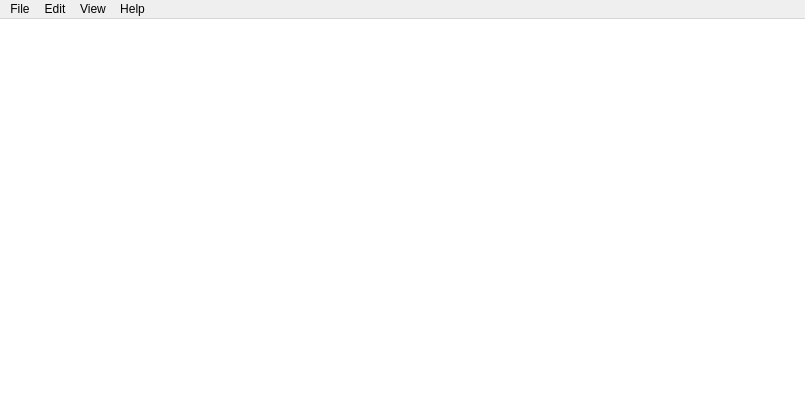
<?xml version="1.0" encoding="UTF-8"?>
<ui version="4.0">
 <class>MainWindow</class>
 <widget class="QMainWindow" name="MainWindow">
  <property name="geometry">
   <rect>
    <x>0</x>
    <y>0</y>
    <width>805</width>
    <height>418</height>
   </rect>
  </property>
  <property name="sizePolicy">
   <sizepolicy hsizetype="Preferred" vsizetype="Preferred">
    <horstretch>0</horstretch>
    <verstretch>0</verstretch>
   </sizepolicy>
  </property>
  <property name="windowTitle">
   <string>Notepad</string>
  </property>
  <property name="windowOpacity">
   <double>1.000000000000000</double>
  </property>
  <property name="autoFillBackground">
   <bool>false</bool>
  </property>
  <property name="styleSheet">
   <string notr="true">QMainWindow{
	background: white;
	padding: 0px;
}</string>
  </property>
  <widget class="QWidget" name="centralwidget">
   <widget class="QTextEdit" name="textEdit">
    <property name="geometry">
     <rect>
      <x>9</x>
      <y>9</y>
      <width>256</width>
      <height>192</height>
     </rect>
    </property>
    <property name="frameShape">
     <enum>QFrame::NoFrame</enum>
    </property>
    <property name="horizontalScrollBarPolicy">
     <enum>Qt::ScrollBarAlwaysOff</enum>
    </property>
   </widget>
  </widget>
  <widget class="QMenuBar" name="menubar">
   <property name="geometry">
    <rect>
     <x>0</x>
     <y>0</y>
     <width>805</width>
     <height>22</height>
    </rect>
   </property>
   <widget class="QMenu" name="menuFile">
    <property name="title">
     <string>File</string>
    </property>
    <addaction name="actionNew"/>
    <addaction name="actionOpen"/>
    <addaction name="actionSave_As"/>
    <addaction name="actionSave"/>
    <addaction name="actionPrint"/>
    <addaction name="actionExit"/>
   </widget>
   <widget class="QMenu" name="menuEdit">
    <property name="title">
     <string>Edit</string>
    </property>
    <addaction name="actionCut"/>
    <addaction name="actionCopy"/>
    <addaction name="actionPaste"/>
    <addaction name="actionUndo"/>
    <addaction name="actionRedo"/>
   </widget>
   <widget class="QMenu" name="menuHelp">
    <property name="title">
     <string>Help</string>
    </property>
    <addaction name="actionAbout"/>
   </widget>
   <widget class="QMenu" name="menuView">
    <property name="title">
     <string>View</string>
    </property>
    <addaction name="actionFont"/>
    <addaction name="actionColor"/>
   </widget>
   <addaction name="menuFile"/>
   <addaction name="menuEdit"/>
   <addaction name="menuView"/>
   <addaction name="menuHelp"/>
  </widget>
  <action name="actionOpen">
   <property name="text">
    <string>Open</string>
   </property>
   <property name="shortcut">
    <string>Ctrl+O</string>
   </property>
  </action>
  <action name="actionSave">
   <property name="text">
    <string>Save</string>
   </property>
   <property name="shortcut">
    <string>Ctrl+S</string>
   </property>
  </action>
  <action name="actionCopy">
   <property name="text">
    <string>Copy</string>
   </property>
   <property name="shortcut">
    <string>Ctrl+C</string>
   </property>
  </action>
  <action name="actionPaste">
   <property name="text">
    <string>Paste</string>
   </property>
   <property name="shortcut">
    <string>Ctrl+V</string>
   </property>
  </action>
  <action name="actionAbout">
   <property name="text">
    <string>About</string>
   </property>
  </action>
  <action name="actionNew">
   <property name="text">
    <string>New</string>
   </property>
   <property name="shortcut">
    <string>Ctrl+N</string>
   </property>
  </action>
  <action name="actionCut">
   <property name="text">
    <string>Cut</string>
   </property>
   <property name="shortcut">
    <string>Ctrl+X</string>
   </property>
  </action>
  <action name="actionPrint">
   <property name="text">
    <string>Print</string>
   </property>
   <property name="shortcut">
    <string>Ctrl+P</string>
   </property>
  </action>
  <action name="actionFont">
   <property name="text">
    <string>Font</string>
   </property>
  </action>
  <action name="actionColor">
   <property name="text">
    <string>Color</string>
   </property>
  </action>
  <action name="actionUndo">
   <property name="text">
    <string>Undo</string>
   </property>
   <property name="shortcut">
    <string>Ctrl+Z</string>
   </property>
  </action>
  <action name="actionRedo">
   <property name="text">
    <string>Redo</string>
   </property>
   <property name="shortcut">
    <string>Ctrl+Y</string>
   </property>
  </action>
  <action name="actionExit">
   <property name="text">
    <string>Exit</string>
   </property>
  </action>
  <action name="actionSave_As">
   <property name="text">
    <string>Save As</string>
   </property>
  </action>
 </widget>
 <resources/>
 <connections/>
</ui>
